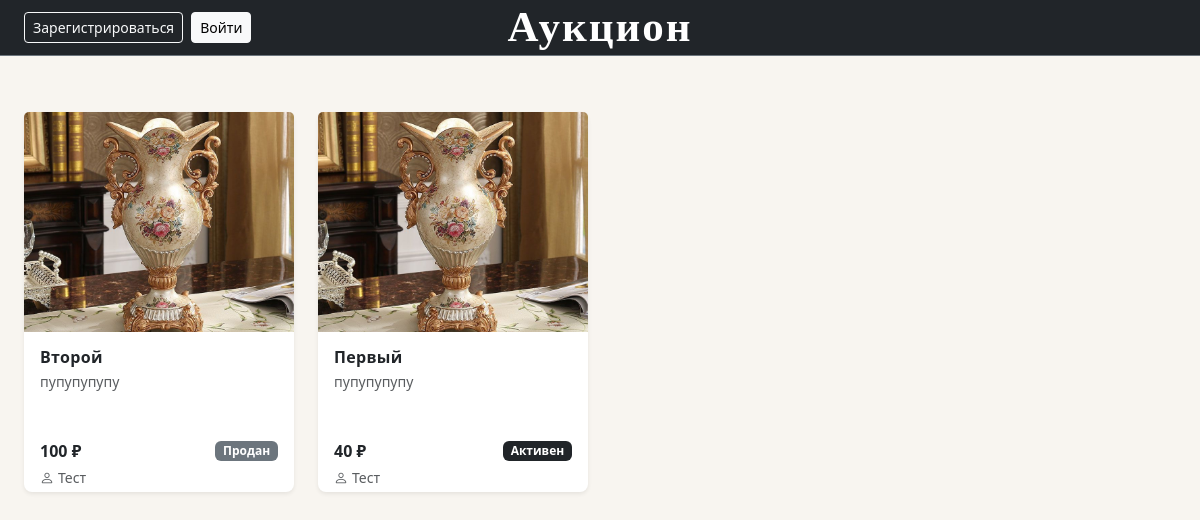
The page /index on the database as committed earlier.
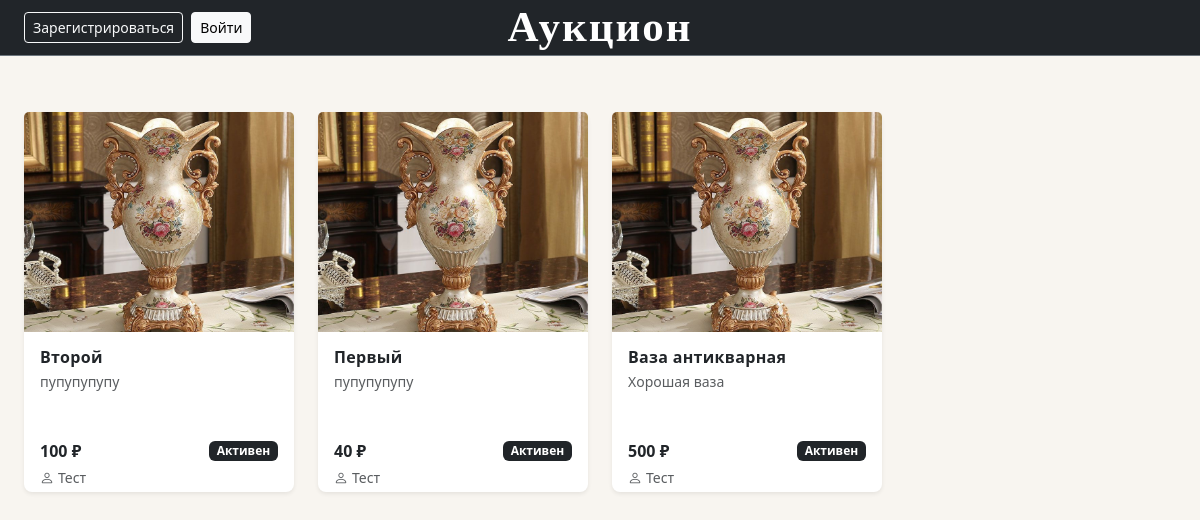
The same page on the database as committed later.
### data/lots.py (models this page shows)
class Lots(SqlAlchemyBase, SerializerMixin):
    __tablename__ = 'lots'
    id = sqlalchemy.Column(sqlalchemy.Integer,
                           primary_key=True,
                           autoincrement=True)
    name = sqlalchemy.Column(sqlalchemy.String, nullable=True) # имя лота
    description = sqlalchemy.Column(sqlalchemy.String, nullable=True) # описание
    condition = sqlalchemy.Column(sqlalchemy.String, nullable=True) # состояние лота
    minimal_cost = sqlalchemy.Column(sqlalchemy.Integer, nullable=True) # минимальная цена
    minimum_premium = sqlalchemy.Column(sqlalchemy.Integer, nullable=True) # минимальная надбавка
    curr_cost = sqlalchemy.Column(sqlalchemy.Integer, nullable=True) # текущая максимальная стоимость товара
    owner_id = sqlalchemy.Column(sqlalchemy.Integer, sqlalchemy.ForeignKey("users.id")) # id собственника товара
    is_selled = sqlalchemy.Column(sqlalchemy.Boolean, default=False) # продан ли товар
    user = orm.relationship("User")

### data/users.py (models this page shows, shortened)
class User(SqlAlchemyBase, UserMixin, SerializerMixin):
    __tablename__ = 'users'
    id = sqlalchemy.Column(sqlalchemy.Integer, primary_key=True, autoincrement=True)
    name = sqlalchemy.Column(sqlalchemy.String, nullable=True) # имя пользователя, заполняется пользователем
    email = sqlalchemy.Column(sqlalchemy.String, index=True, unique=True, nullable=True) # его почта, заполняется пользователем
    hashed_password = sqlalchemy.Column(sqlalchemy.String, nullable=True) # пароль, заполняется пользователем
    modified_date = sqlalchemy.Column(sqlalchemy.DateTime, default=datetime.datetime.now) # дата создания
    balance = sqlalchemy.Column(sqlalchemy.Integer, autoincrement=True, default=0) # баланс, автоматически = 0
    lots = orm.relationship("Lots", back_populates='user') # связь с другой бд

### main.py (the view)
@app.route('/')
@app.route('/index')
def index():
    db_sess = db_session.create_session()
    lots = db_sess.query(Lots).all()
    return render_template('lots.html', lots=lots)

### data/db_session.py (called while the page is built)
def create_session() -> Session:
    global __factory
    return __factory()

### templates/lots.html (shortened to what this page needs)
{% extends "base.html" %}
{% block content %}
<div class="row row-cols-2 row-cols-sm-2 row-cols-md-3 row-cols-lg-4 g-4 mt-2">
    {% for lot in lots %}
    <div class="col">
        <div class="card h-100 border-0 shadow-sm" style="min-height: 380px;">
            <a href="/lot_page/{{ lot.id }}" class="text-decoration-none">
                <img src="{{ url_for('static', filename='img/test.png') }}"
                    class="card-img-top"
                    alt="{{ lot.name }}"
                    style="height: 220px; object-fit: cover;">
            </a>
            <div class="card-body d-flex flex-column pb-1">
                <a href="/lot_page/{{ lot.id }}" class="text-decoration-none text-dark">
                    <h6 class="card-title fw-semibold mb-1">{{ lot.name }}</h6>
                </a>
                <p class="text-muted small mb-2" style="
                    display: -webkit-box;
                    -webkit-line-clamp: 2;
                    -webkit-box-orient: vertical;
                    overflow: hidden;
                ">{{ lot.description }}</p>
                <div class="mt-auto">
                    <div class="d-flex justify-content-between align-items-center mb-1">
                        <span class="fw-bold">{{ lot.curr_cost if lot.curr_cost else lot.minimal_cost }} ₽</span>
                        {% if lot.is_selled %}
                            <span class="badge bg-secondary">Продан</span>
                        {% else %}
                            <span class="badge bg-dark">Активен</span>
                        {% endif %}
                    </div>
                    <div class="text-muted small">
                        <a href="/user/{{ lot.owner_id }}" class="text-muted text-decoration-none">
                            <i class="bi bi-person me-1"></i>{{ lot.user.name }}
                        </a>
                    </div>
                </div>
            </div>
        </div>
    </div>
    {% endfor %}
</div>
{% endblock %}

### templates/base.html (shortened to what this page needs)
<!DOCTYPE html>
<html lang="ru">
<head>
    <link rel="stylesheet" href="https://cdn.jsdelivr.net/npm/bootstrap@5.3.0/dist/css/bootstrap.min.css">
    <link rel="stylesheet" href="https://cdn.jsdelivr.net/npm/bootstrap-icons@1.11.0/font/bootstrap-icons.css">
    <link rel="stylesheet" href="{{ url_for('static', filename='css/style.css') }}">
</head>
<body>
<nav class="navbar navbar-dark bg-dark border-bottom border-secondary">
    <div class="container-fluid px-4">
        <div class="d-flex align-items-center gap-2">
            {% if current_user.is_authenticated %}
                <a href="/user/{{ current_user.id }}" class="text-white text-decoration-none d-flex align-items-center gap-1 fs-5">
                    <i class="bi bi-person-circle"></i>
                    {{ current_user.name }}
                </a>
                <a class="btn btn-sm btn-outline-light" href="/logout">Выйти</a>
            {% else %}
                <a class="btn btn-sm btn-outline-light" href="/register">Зарегистрироваться</a>
                <a class="btn btn-sm btn-light" href="/login">Войти</a>
            {% endif %}
        </div>
        <a class="navbar-brand position-absolute start-50 translate-middle-x fw-bold"
            href="/"
            style="font-size: 43px; font-family: 'Georgia', serif; letter-spacing: 2px;"
        >Аукцион</a>
    </div>
</nav>
<div class="container-fluid px-4 py-4">
    {% block content %}
    {% endblock %}
</div>
</body>
</html>

### static/css/style.css (style rules this page uses)
body { background-color: #f8f5f0; color: #1a1a1a; }
.navbar { min-height: 56px; }
.card { background-color: #fff; border-radius: 8px; }
.card-title { font-weight: 600; letter-spacing: 0.02em; }
a { color: #1a1a1a; }
.card { transition: transform 0.15s, box-shadow 0.15s; }

Rows that differ between the two databases and show on the page:
changed Lots "Второй": is_selled "Продан" → "Активен"
added Lots: name "Ваза антикварная", description "Хорошая ваза", curr_cost "500", is_selled "Активен", user.name "Тест"
